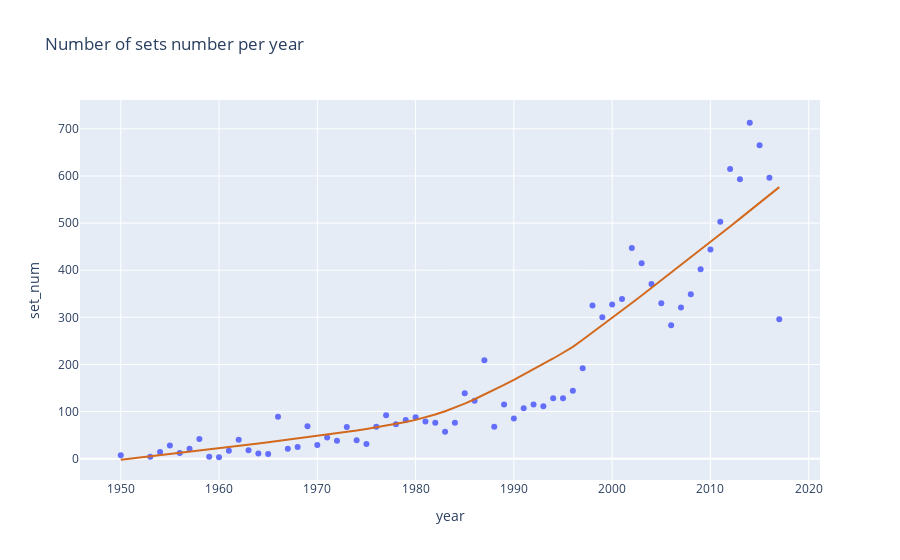

Notebook cell for this chart:
### Code cell
fig = px.scatter(num_sets_per_year_df, x = 'year', y = 'set_num', trendline = 'lowess',
                 trendline_color_override = 'chocolate', title = 'Number of sets number per year')
fig.show()

### Figure 1 — Plotly figure (JSON) as saved in the notebook; plotly's stock layout.template omitted (floating-point values rounded to 4 significant figures)
{"data": [{"hovertemplate": "year=%{x}<br>set_num=%{y}<extra></extra>", "legendgroup": "", "marker": {"color": "#636efa", "symbol": "circle"}, "mode": "markers", "name": "", "showlegend": false, "type": "scatter", "x": [1950, 1953, 1954, 1955, 1956, 1957, 1958, 1959, 1960, 1961, 1962, 1963, 1964, 1965, 1966, 1967, 1968, 1969, 1970, 1971, 1972, 1973, 1974, 1975, 1976, 1977, 1978, 1979, 1980, 1981, 1982, 1983, 1984, 1985, 1986, 1987, 1988, 1989, 1990, 1991, 1992, 1993, 1994, 1995, 1996, 1997, 1998, 1999, 2000, 2001, 2002, 2003, 2004, 2005, 2006, 2007, 2008, 2009, 2010, 2011, 2012, 2013, 2014, 2015, 2016, 2017], "xaxis": "x", "y": [7, 4, 14, 28, 12, 21, 42, 4, 3, 17, 40, 18, 11, 10, 89, 21, 25, 69, 29, 45, 38, 67, 39, 31, 68, 92, 73, 82, 88, 79, 76, 57, 76, 139, 123, 209, 68, 115, 85, 107, 115, 111, 128, 128, 144, 192, 325, 300, 327, 339, 447, 415, 371, 330, 283, 321, 349, 402, 444, 503, 615, 593, 713, 665, 596, 296], "yaxis": "y"}, {"hovertemplate": "<b>LOWESS trendline</b><br><br>year=%{x}<br>set_num=%{y} <b>(trend)</b><extra></extra>", "legendgroup": "", "line": {"color": "chocolate"}, "marker": {"color": "#636efa", "symbol": "circle"}, "mode": "lines", "name": "", "showlegend": false, "type": "scatter", "x": [1950, 1953, 1954, 1955, 1956, 1957, 1958, 1959, 1960, 1961, 1962, 1963, 1964, 1965, 1966, 1967, 1968, 1969, 1970, 1971, 1972, 1973, 1974, 1975, 1976, 1977, 1978, 1979, 1980, 1981, 1982, 1983, 1984, 1985, 1986, 1987, 1988, 1989, 1990, 1991, 1992, 1993, 1994, 1995, 1996, 1997, 1998, 1999, 2000, 2001, 2002, 2003, 2004, 2005, 2006, 2007, 2008, 2009, 2010, 2011, 2012, 2013, 2014, 2015, 2016, 2017], "xaxis": "x", "y": [-2.342, 4.75, 7.153, 9.576, 12.02, 14.49, 16.97, 19.48, 22.0, 24.55, 27.1, 29.68, 32.26, 34.86, 37.48, 40.1, 42.75, 45.41, 48.09, 50.81, 53.58, 56.77, 59.75, 63.12, 66.55, 70.07, 73.77, 77.81, 82.37, 87.63, 93.69, 100.6, 108.4, 116.9, 126.2, 135.9, 146.0, 156.4, 167.1, 178.0, 189.2, 200.8, 212.6, 224.8, 237.4, 252.3, 267.6, 283.1, 298.7, 314.5, 330.4, 346.4, 362.5, 378.6, 394.8, 411.0, 427.3, 443.6, 460.0, 476.4, 492.9, 509.4, 526.1, 542.8, 559.5, 576.3], "yaxis": "y"}], "layout": {"legend": {"tracegroupgap": 0}, "title": {"text": "Number of sets number per year"}, "xaxis": {"anchor": "y", "domain": [0, 1], "title": {"text": "year"}}, "yaxis": {"anchor": "x", "domain": [0, 1], "title": {"text": "set_num"}}}}
